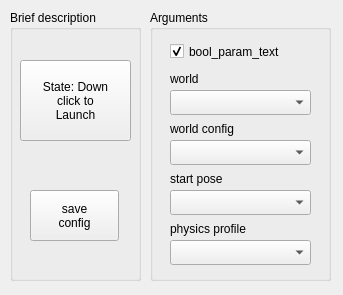
<?xml version="1.0" encoding="UTF-8"?>
<ui version="4.0">
 <class>RqtSimpleLauncher</class>
 <widget class="QWidget" name="RqtSimpleLauncher">
  <property name="enabled">
   <bool>true</bool>
  </property>
  <property name="geometry">
   <rect>
    <x>0</x>
    <y>0</y>
    <width>343</width>
    <height>295</height>
   </rect>
  </property>
  <property name="cursor">
   <cursorShape>ArrowCursor</cursorShape>
  </property>
  <property name="windowTitle">
   <string>rqt_simple_launcher</string>
  </property>
  <widget class="QGroupBox" name="groupArguments">
   <property name="geometry">
    <rect>
     <x>150</x>
     <y>10</y>
     <width>181</width>
     <height>271</height>
    </rect>
   </property>
   <property name="title">
    <string>Arguments</string>
   </property>
   <widget class="QLabel" name="lblArg1">
    <property name="geometry">
     <rect>
      <x>20</x>
      <y>60</y>
      <width>67</width>
      <height>17</height>
     </rect>
    </property>
    <property name="text">
     <string>world</string>
    </property>
   </widget>
   <widget class="QCheckBox" name="chkBoolParam">
    <property name="geometry">
     <rect>
      <x>20</x>
      <y>30</y>
      <width>141</width>
      <height>23</height>
     </rect>
    </property>
    <property name="text">
     <string>bool_param_text</string>
    </property>
    <property name="checked">
     <bool>true</bool>
    </property>
   </widget>
   <widget class="QLabel" name="lblArg3">
    <property name="geometry">
     <rect>
      <x>20</x>
      <y>160</y>
      <width>101</width>
      <height>17</height>
     </rect>
    </property>
    <property name="text">
     <string>start pose</string>
    </property>
   </widget>
   <widget class="QComboBox" name="comboArg2">
    <property name="geometry">
     <rect>
      <x>20</x>
      <y>130</y>
      <width>141</width>
      <height>25</height>
     </rect>
    </property>
   </widget>
   <widget class="QLabel" name="lblArg4">
    <property name="geometry">
     <rect>
      <x>20</x>
      <y>210</y>
      <width>121</width>
      <height>17</height>
     </rect>
    </property>
    <property name="text">
     <string>physics profile</string>
    </property>
   </widget>
   <widget class="QComboBox" name="comboArg3">
    <property name="geometry">
     <rect>
      <x>20</x>
      <y>180</y>
      <width>141</width>
      <height>25</height>
     </rect>
    </property>
   </widget>
   <widget class="QComboBox" name="comboArg4">
    <property name="geometry">
     <rect>
      <x>20</x>
      <y>230</y>
      <width>141</width>
      <height>25</height>
     </rect>
    </property>
   </widget>
   <widget class="QLabel" name="lblArg2">
    <property name="geometry">
     <rect>
      <x>20</x>
      <y>110</y>
      <width>101</width>
      <height>17</height>
     </rect>
    </property>
    <property name="text">
     <string>world config</string>
    </property>
   </widget>
   <widget class="QComboBox" name="comboArg1">
    <property name="geometry">
     <rect>
      <x>20</x>
      <y>80</y>
      <width>141</width>
      <height>25</height>
     </rect>
    </property>
   </widget>
  </widget>
  <widget class="QGroupBox" name="groupButtons">
   <property name="geometry">
    <rect>
     <x>10</x>
     <y>10</y>
     <width>131</width>
     <height>271</height>
    </rect>
   </property>
   <property name="title">
    <string>Brief description</string>
   </property>
   <widget class="QPushButton" name="cmdLaunch">
    <property name="geometry">
     <rect>
      <x>10</x>
      <y>50</y>
      <width>111</width>
      <height>81</height>
     </rect>
    </property>
    <property name="text">
     <string>State: Down
click to
Launch</string>
    </property>
   </widget>
   <widget class="QPushButton" name="cmdSaveConfig">
    <property name="geometry">
     <rect>
      <x>20</x>
      <y>180</y>
      <width>89</width>
      <height>51</height>
     </rect>
    </property>
    <property name="text">
     <string>save
config</string>
    </property>
   </widget>
  </widget>
 </widget>
 <resources/>
 <connections/>
</ui>
